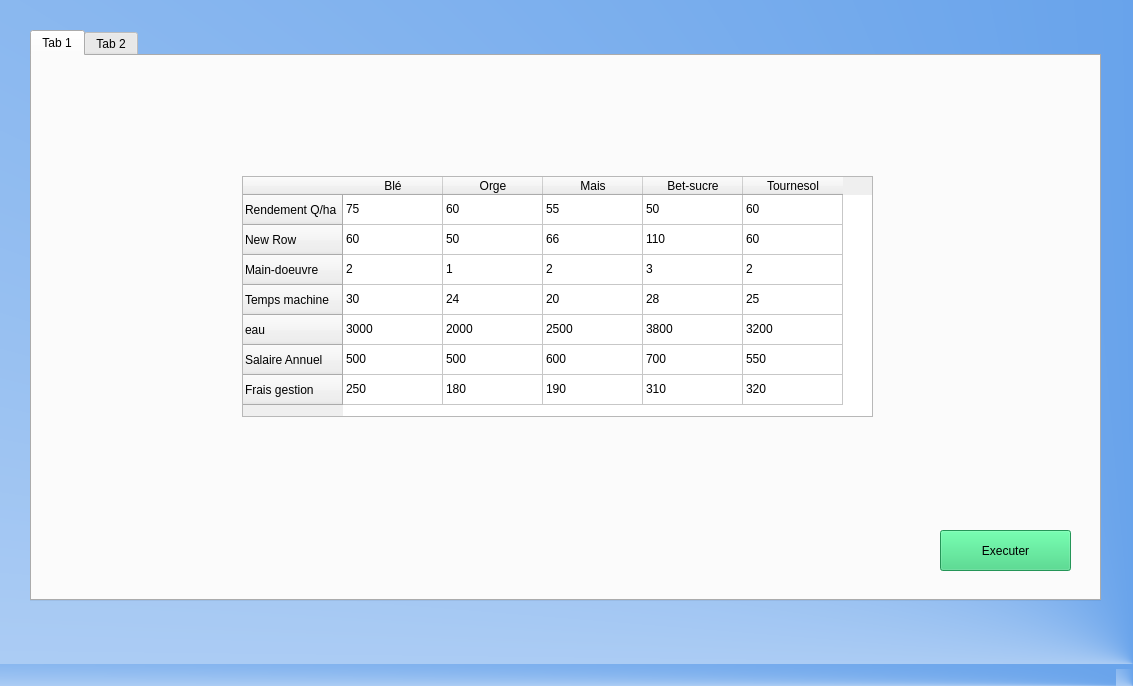
<?xml version="1.0" encoding="UTF-8"?>
<ui version="4.0">
 <class>MainWindow</class>
 <widget class="QMainWindow" name="MainWindow">
  <property name="geometry">
   <rect>
    <x>0</x>
    <y>0</y>
    <width>1133</width>
    <height>686</height>
   </rect>
  </property>
  <property name="windowTitle">
   <string>MainWindow</string>
  </property>
  <property name="styleSheet">
   <string notr="true">background-color: qconicalgradient(cx:1, cy:1, angle:292, stop:0.248756 rgba(53, 132, 228, 255), stop:1 rgba(255, 255, 255, 255))</string>
  </property>
  <widget class="QWidget" name="centralwidget">
   <widget class="QTabWidget" name="tabWidget">
    <property name="geometry">
     <rect>
      <x>30</x>
      <y>30</y>
      <width>1071</width>
      <height>571</height>
     </rect>
    </property>
    <property name="styleSheet">
     <string notr="true">background : none;</string>
    </property>
    <property name="currentIndex">
     <number>0</number>
    </property>
    <widget class="QWidget" name="pl1">
     <attribute name="title">
      <string>Tab 1</string>
     </attribute>
     <widget class="QTableWidget" name="tableWidget">
      <property name="geometry">
       <rect>
        <x>210</x>
        <y>120</y>
        <width>631</width>
        <height>241</height>
       </rect>
      </property>
      <row>
       <property name="text">
        <string>Rendement Q/ha</string>
       </property>
      </row>
      <row>
       <property name="text">
        <string>New Row</string>
       </property>
      </row>
      <row>
       <property name="text">
        <string>Main-doeuvre</string>
       </property>
      </row>
      <row>
       <property name="text">
        <string>Temps machine</string>
       </property>
      </row>
      <row>
       <property name="text">
        <string>eau</string>
       </property>
      </row>
      <row>
       <property name="text">
        <string>Salaire Annuel</string>
       </property>
      </row>
      <row>
       <property name="text">
        <string>Frais gestion</string>
       </property>
      </row>
      <column>
       <property name="text">
        <string>Blé</string>
       </property>
      </column>
      <column>
       <property name="text">
        <string>Orge</string>
       </property>
      </column>
      <column>
       <property name="text">
        <string>Mais</string>
       </property>
      </column>
      <column>
       <property name="text">
        <string>Bet-sucre</string>
       </property>
      </column>
      <column>
       <property name="text">
        <string>Tournesol</string>
       </property>
      </column>
      <item row="0" column="0">
       <property name="text">
        <string>75</string>
       </property>
      </item>
      <item row="0" column="1">
       <property name="text">
        <string>60</string>
       </property>
      </item>
      <item row="0" column="2">
       <property name="text">
        <string>55</string>
       </property>
      </item>
      <item row="0" column="3">
       <property name="text">
        <string>50</string>
       </property>
      </item>
      <item row="0" column="4">
       <property name="text">
        <string>60</string>
       </property>
      </item>
      <item row="1" column="0">
       <property name="text">
        <string>60</string>
       </property>
      </item>
      <item row="1" column="1">
       <property name="text">
        <string>50</string>
       </property>
      </item>
      <item row="1" column="2">
       <property name="text">
        <string>66</string>
       </property>
      </item>
      <item row="1" column="3">
       <property name="text">
        <string>110</string>
       </property>
      </item>
      <item row="1" column="4">
       <property name="text">
        <string>60</string>
       </property>
      </item>
      <item row="2" column="0">
       <property name="text">
        <string>2</string>
       </property>
      </item>
      <item row="2" column="1">
       <property name="text">
        <string>1</string>
       </property>
      </item>
      <item row="2" column="2">
       <property name="text">
        <string>2</string>
       </property>
      </item>
      <item row="2" column="3">
       <property name="text">
        <string>3</string>
       </property>
      </item>
      <item row="2" column="4">
       <property name="text">
        <string>2</string>
       </property>
      </item>
      <item row="3" column="0">
       <property name="text">
        <string>30</string>
       </property>
      </item>
      <item row="3" column="1">
       <property name="text">
        <string>24</string>
       </property>
      </item>
      <item row="3" column="2">
       <property name="text">
        <string>20</string>
       </property>
      </item>
      <item row="3" column="3">
       <property name="text">
        <string>28</string>
       </property>
      </item>
      <item row="3" column="4">
       <property name="text">
        <string>25</string>
       </property>
      </item>
      <item row="4" column="0">
       <property name="text">
        <string>3000</string>
       </property>
      </item>
      <item row="4" column="1">
       <property name="text">
        <string>2000</string>
       </property>
      </item>
      <item row="4" column="2">
       <property name="text">
        <string>2500</string>
       </property>
      </item>
      <item row="4" column="3">
       <property name="text">
        <string>3800</string>
       </property>
      </item>
      <item row="4" column="4">
       <property name="text">
        <string>3200</string>
       </property>
      </item>
      <item row="5" column="0">
       <property name="text">
        <string>500</string>
       </property>
      </item>
      <item row="5" column="1">
       <property name="text">
        <string>500</string>
       </property>
      </item>
      <item row="5" column="2">
       <property name="text">
        <string>600</string>
       </property>
      </item>
      <item row="5" column="3">
       <property name="text">
        <string>700</string>
       </property>
      </item>
      <item row="5" column="4">
       <property name="text">
        <string>550</string>
       </property>
      </item>
      <item row="6" column="0">
       <property name="text">
        <string>250</string>
       </property>
      </item>
      <item row="6" column="1">
       <property name="text">
        <string>180</string>
       </property>
      </item>
      <item row="6" column="2">
       <property name="text">
        <string>190</string>
       </property>
      </item>
      <item row="6" column="3">
       <property name="text">
        <string>310</string>
       </property>
      </item>
      <item row="6" column="4">
       <property name="text">
        <string>320</string>
       </property>
      </item>
     </widget>
     <widget class="QPushButton" name="pushButton">
      <property name="geometry">
       <rect>
        <x>908</x>
        <y>474</y>
        <width>131</width>
        <height>41</height>
       </rect>
      </property>
      <property name="styleSheet">
       <string notr="true">background-color :rgb(51, 209, 122);</string>
      </property>
      <property name="text">
       <string>Executer</string>
      </property>
     </widget>
    </widget>
    <widget class="QWidget" name="pl2">
     <attribute name="title">
      <string>Tab 2</string>
     </attribute>
    </widget>
   </widget>
  </widget>
  <widget class="QMenuBar" name="menubar">
   <property name="geometry">
    <rect>
     <x>0</x>
     <y>0</y>
     <width>1133</width>
     <height>22</height>
    </rect>
   </property>
  </widget>
  <widget class="QStatusBar" name="statusbar"/>
 </widget>
 <resources/>
 <connections/>
</ui>
